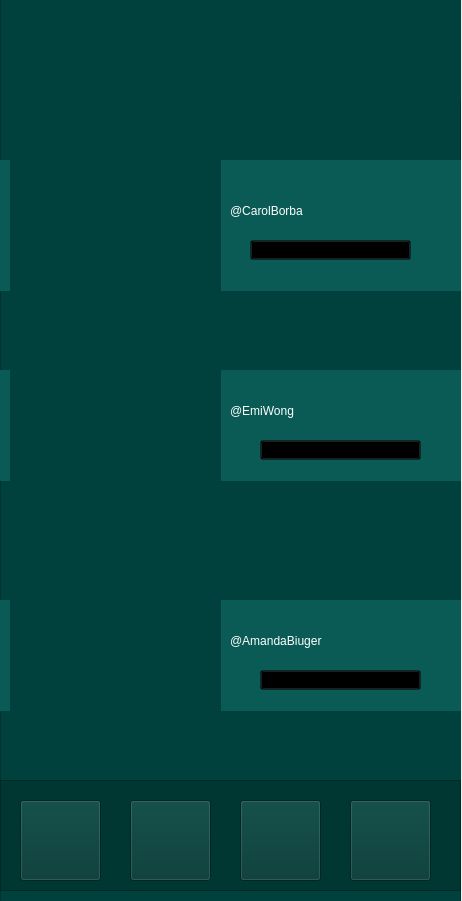
<?xml version="1.0" encoding="UTF-8"?>
<ui version="4.0">
 <class>Form</class>
 <widget class="QWidget" name="Form">
  <property name="geometry">
   <rect>
    <x>0</x>
    <y>0</y>
    <width>462</width>
    <height>901</height>
   </rect>
  </property>
  <property name="minimumSize">
   <size>
    <width>462</width>
    <height>901</height>
   </size>
  </property>
  <property name="maximumSize">
   <size>
    <width>462</width>
    <height>901</height>
   </size>
  </property>
  <property name="windowTitle">
   <string>Form</string>
  </property>
  <widget class="QFrame" name="frame">
   <property name="geometry">
    <rect>
     <x>0</x>
     <y>0</y>
     <width>461</width>
     <height>911</height>
    </rect>
   </property>
   <property name="styleSheet">
    <string notr="true">background-color: rgb(0, 65, 61);</string>
   </property>
   <property name="frameShape">
    <enum>QFrame::StyledPanel</enum>
   </property>
   <property name="frameShadow">
    <enum>QFrame::Raised</enum>
   </property>
   <widget class="QLabel" name="label_2">
    <property name="geometry">
     <rect>
      <x>0</x>
      <y>160</y>
      <width>461</width>
      <height>131</height>
     </rect>
    </property>
    <property name="styleSheet">
     <string notr="true">background-color: rgb(10, 91, 86);</string>
    </property>
    <property name="text">
     <string/>
    </property>
   </widget>
   <widget class="QLabel" name="label_5">
    <property name="geometry">
     <rect>
      <x>10</x>
      <y>150</y>
      <width>211</width>
      <height>151</height>
     </rect>
    </property>
    <property name="text">
     <string/>
    </property>
    <property name="pixmap">
     <pixmap>fotos/carol (1).png</pixmap>
    </property>
    <property name="scaledContents">
     <bool>true</bool>
    </property>
   </widget>
   <widget class="QLabel" name="label_6">
    <property name="geometry">
     <rect>
      <x>10</x>
      <y>350</y>
      <width>211</width>
      <height>151</height>
     </rect>
    </property>
    <property name="text">
     <string/>
    </property>
    <property name="pixmap">
     <pixmap>fotos/Emi (1).png</pixmap>
    </property>
    <property name="scaledContents">
     <bool>true</bool>
    </property>
   </widget>
   <widget class="QLabel" name="label_13">
    <property name="geometry">
     <rect>
      <x>10</x>
      <y>580</y>
      <width>211</width>
      <height>151</height>
     </rect>
    </property>
    <property name="text">
     <string/>
    </property>
    <property name="pixmap">
     <pixmap>fotos/Amanda (2).png</pixmap>
    </property>
    <property name="scaledContents">
     <bool>true</bool>
    </property>
   </widget>
   <widget class="QLabel" name="label_14">
    <property name="geometry">
     <rect>
      <x>230</x>
      <y>190</y>
      <width>161</width>
      <height>41</height>
     </rect>
    </property>
    <property name="styleSheet">
     <string notr="true">background-color: rgb(10, 91, 86);
color: rgb(255, 255, 255);
font: 20pt &quot;Georgia&quot;;</string>
    </property>
    <property name="text">
     <string>@CarolBorba</string>
    </property>
   </widget>
   <widget class="QLabel" name="label_15">
    <property name="geometry">
     <rect>
      <x>230</x>
      <y>390</y>
      <width>151</width>
      <height>41</height>
     </rect>
    </property>
    <property name="styleSheet">
     <string notr="true">background-color: rgb(10, 91, 86);
color: rgb(255, 255, 255);
font: 20pt &quot;Georgia&quot;;</string>
    </property>
    <property name="text">
     <string>@EmiWong</string>
    </property>
   </widget>
   <widget class="QLabel" name="label_16">
    <property name="geometry">
     <rect>
      <x>230</x>
      <y>620</y>
      <width>211</width>
      <height>41</height>
     </rect>
    </property>
    <property name="styleSheet">
     <string notr="true">background-color: rgb(10, 91, 86);
color: rgb(255, 255, 255);
font: 20pt &quot;Georgia&quot;;</string>
    </property>
    <property name="text">
     <string>@AmandaBiuger</string>
    </property>
   </widget>
   <widget class="QLabel" name="label_17">
    <property name="geometry">
     <rect>
      <x>260</x>
      <y>240</y>
      <width>161</width>
      <height>21</height>
     </rect>
    </property>
    <property name="styleSheet">
     <string notr="true">background-color: rgb(10, 91, 86);
color: rgb(253, 226, 184);
font: 16pt &quot;Georgia&quot;;</string>
    </property>
    <property name="text">
     <string>Acessar aulas -&gt;</string>
    </property>
   </widget>
   <widget class="QLabel" name="label_18">
    <property name="geometry">
     <rect>
      <x>270</x>
      <y>440</y>
      <width>151</width>
      <height>21</height>
     </rect>
    </property>
    <property name="styleSheet">
     <string notr="true">background-color: rgb(10, 91, 86);
color: rgb(253, 226, 184);
font: 16pt &quot;Georgia&quot;;</string>
    </property>
    <property name="text">
     <string>Acessar aulas -&gt;</string>
    </property>
   </widget>
   <widget class="QLabel" name="label_19">
    <property name="geometry">
     <rect>
      <x>270</x>
      <y>670</y>
      <width>161</width>
      <height>21</height>
     </rect>
    </property>
    <property name="styleSheet">
     <string notr="true">background-color: rgb(10, 91, 86);
color: rgb(253, 226, 184);
font: 16pt &quot;Georgia&quot;;</string>
    </property>
    <property name="text">
     <string>Acessar aulas -&gt;</string>
    </property>
   </widget>
   <widget class="QLabel" name="label">
    <property name="geometry">
     <rect>
      <x>180</x>
      <y>290</y>
      <width>341</width>
      <height>561</height>
     </rect>
    </property>
    <property name="minimumSize">
     <size>
      <width>200</width>
      <height>350</height>
     </size>
    </property>
    <property name="maximumSize">
     <size>
      <width>400</width>
      <height>600</height>
     </size>
    </property>
    <property name="text">
     <string/>
    </property>
    <property name="pixmap">
     <pixmap>fotos/fundotreinocasa.png</pixmap>
    </property>
    <property name="scaledContents">
     <bool>true</bool>
    </property>
   </widget>
   <widget class="QLabel" name="label_7">
    <property name="geometry">
     <rect>
      <x>1</x>
      <y>0</y>
      <width>461</width>
      <height>101</height>
     </rect>
    </property>
    <property name="text">
     <string/>
    </property>
    <property name="pixmap">
     <pixmap>fotos/treinocasa-titulo.png</pixmap>
    </property>
    <property name="scaledContents">
     <bool>false</bool>
    </property>
   </widget>
   <widget class="QFrame" name="frame_2">
    <property name="geometry">
     <rect>
      <x>0</x>
      <y>780</y>
      <width>461</width>
      <height>111</height>
     </rect>
    </property>
    <property name="styleSheet">
     <string notr="true">background-color: rgb(1, 55, 51);</string>
    </property>
    <property name="frameShape">
     <enum>QFrame::StyledPanel</enum>
    </property>
    <property name="frameShadow">
     <enum>QFrame::Raised</enum>
    </property>
    <widget class="QPushButton" name="menu_4">
     <property name="geometry">
      <rect>
       <x>20</x>
       <y>20</y>
       <width>81</width>
       <height>81</height>
      </rect>
     </property>
     <property name="minimumSize">
      <size>
       <width>81</width>
       <height>81</height>
      </size>
     </property>
     <property name="text">
      <string/>
     </property>
     <property name="icon">
      <iconset>
       <normaloff>fotos/menu.png</normaloff>fotos/menu.png</iconset>
     </property>
     <property name="iconSize">
      <size>
       <width>81</width>
       <height>81</height>
      </size>
     </property>
    </widget>
    <widget class="QPushButton" name="treino">
     <property name="geometry">
      <rect>
       <x>130</x>
       <y>20</y>
       <width>81</width>
       <height>81</height>
      </rect>
     </property>
     <property name="minimumSize">
      <size>
       <width>81</width>
       <height>81</height>
      </size>
     </property>
     <property name="text">
      <string/>
     </property>
     <property name="icon">
      <iconset>
       <normaloff>fotos/treino.png</normaloff>fotos/treino.png</iconset>
     </property>
     <property name="iconSize">
      <size>
       <width>81</width>
       <height>90</height>
      </size>
     </property>
    </widget>
    <widget class="QPushButton" name="config">
     <property name="geometry">
      <rect>
       <x>240</x>
       <y>20</y>
       <width>81</width>
       <height>81</height>
      </rect>
     </property>
     <property name="minimumSize">
      <size>
       <width>81</width>
       <height>81</height>
      </size>
     </property>
     <property name="text">
      <string/>
     </property>
     <property name="icon">
      <iconset>
       <normaloff>fotos/config.png</normaloff>fotos/config.png</iconset>
     </property>
     <property name="iconSize">
      <size>
       <width>81</width>
       <height>81</height>
      </size>
     </property>
    </widget>
    <widget class="QPushButton" name="perfil">
     <property name="geometry">
      <rect>
       <x>350</x>
       <y>20</y>
       <width>81</width>
       <height>81</height>
      </rect>
     </property>
     <property name="minimumSize">
      <size>
       <width>81</width>
       <height>81</height>
      </size>
     </property>
     <property name="maximumSize">
      <size>
       <width>81</width>
       <height>81</height>
      </size>
     </property>
     <property name="text">
      <string/>
     </property>
     <property name="icon">
      <iconset>
       <normaloff>fotos/perfil.png</normaloff>fotos/perfil.png</iconset>
     </property>
     <property name="iconSize">
      <size>
       <width>81</width>
       <height>81</height>
      </size>
     </property>
    </widget>
   </widget>
   <widget class="QLabel" name="label_4">
    <property name="geometry">
     <rect>
      <x>0</x>
      <y>600</y>
      <width>461</width>
      <height>111</height>
     </rect>
    </property>
    <property name="styleSheet">
     <string notr="true">background-color: rgb(10, 91, 86);</string>
    </property>
    <property name="text">
     <string/>
    </property>
   </widget>
   <widget class="QLabel" name="label_8">
    <property name="geometry">
     <rect>
      <x>0</x>
      <y>370</y>
      <width>461</width>
      <height>111</height>
     </rect>
    </property>
    <property name="styleSheet">
     <string notr="true">background-color: rgb(10, 91, 86);</string>
    </property>
    <property name="text">
     <string/>
    </property>
   </widget>
   <widget class="QToolButton" name="acessarcarol">
    <property name="geometry">
     <rect>
      <x>250</x>
      <y>240</y>
      <width>161</width>
      <height>20</height>
     </rect>
    </property>
    <property name="styleSheet">
     <string notr="true">#acessarcarol{
background-color:transparent;
}</string>
    </property>
    <property name="text">
     <string/>
    </property>
   </widget>
   <widget class="QToolButton" name="acessaremi">
    <property name="geometry">
     <rect>
      <x>260</x>
      <y>440</y>
      <width>161</width>
      <height>20</height>
     </rect>
    </property>
    <property name="styleSheet">
     <string notr="true">#acessaremi{
background-color:transparent;
}</string>
    </property>
    <property name="text">
     <string/>
    </property>
   </widget>
   <widget class="QToolButton" name="acessaramanda">
    <property name="geometry">
     <rect>
      <x>260</x>
      <y>670</y>
      <width>161</width>
      <height>20</height>
     </rect>
    </property>
    <property name="styleSheet">
     <string notr="true">#acessaramanda{
background-color:transparent;
}</string>
    </property>
    <property name="text">
     <string/>
    </property>
   </widget>
   <zorder>label</zorder>
   <zorder>label_8</zorder>
   <zorder>label_4</zorder>
   <zorder>label_2</zorder>
   <zorder>label_5</zorder>
   <zorder>label_6</zorder>
   <zorder>label_14</zorder>
   <zorder>label_15</zorder>
   <zorder>label_17</zorder>
   <zorder>label_18</zorder>
   <zorder>label_13</zorder>
   <zorder>label_16</zorder>
   <zorder>label_19</zorder>
   <zorder>label_7</zorder>
   <zorder>frame_2</zorder>
   <zorder>acessarcarol</zorder>
   <zorder>acessaremi</zorder>
   <zorder>acessaramanda</zorder>
  </widget>
 </widget>
 <resources/>
 <connections/>
</ui>
